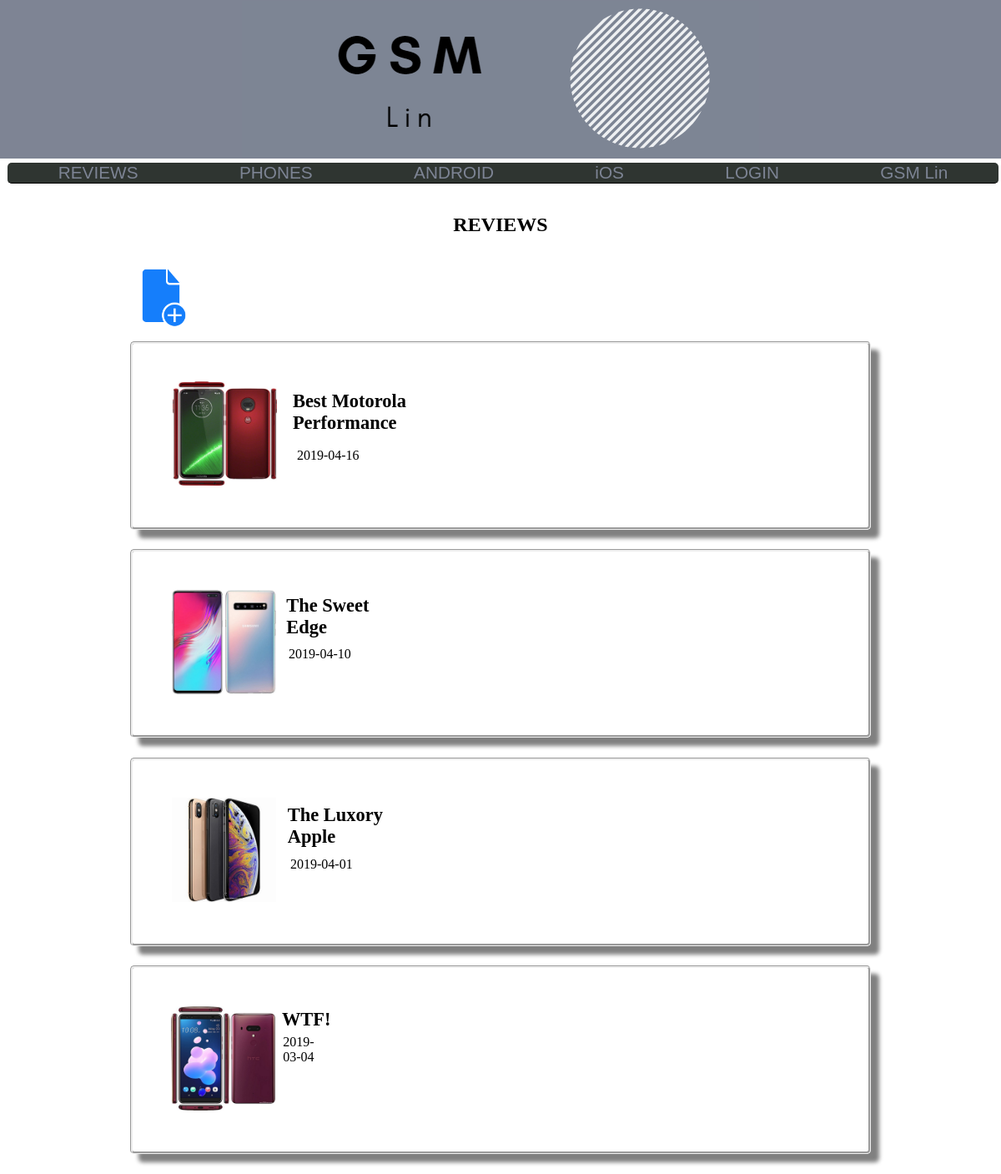
The page /Public/Views/Index.php on the database its author committed.
### tables this page shows
CREATE TABLE IF NOT EXISTS Reviews (
  Folio INT(11) NOT NULL AUTO_INCREMENT,
  ID_Device INT(11),
  Upload_date DATE NOT NULL,
  Review_name VARCHAR(255) NOT NULL,
  Content TEXT NOT NULL,
  Image VARCHAR(255) NOT NULL,

  PRIMARY KEY (Folio),
  FOREIGN KEY (ID_Device) REFERENCES Devices (ID_Device)
);

### Private/Query_Functions.php (called while the page is built, shortened)
<?php
  function find_all_reviews() {
    global $db;
    $query = "SELECT * FROM Reviews";
    $result=mysqli_query($db,$query);
    return $result;
  }
 ?>

### Private/Functions.php (called while the page is built, shortened)
<?php
  function h($string = "") {
    return htmlspecialchars($string);
  }
 ?>

### Public/Views/Index.php (the view, shortened to what this page needs)
<!DOCTYPE html>
<html lang="en" dir="ltr">
  <head>
    <link rel="stylesheet" href="../../Public/css/Stylesheet.css">
    <?php
      $reviews_set = find_all_reviews();
    ?>
  </head>
  <body>
      <div class="headers">
      </div>
      <nav class="menu-bar">
        <a href="Index.php"> REVIEWS </a>
        <a href="Phones.php"> PHONES </a>
        <a href="Android.php"> ANDROID </a>
        <a href="Ios.php"> iOS </a>
        <a href="Login.php"> LOGIN </a>
        <a href="About.php"> GSM Lin </a>
      </nav>
    <div class="content-reviews">
      <h2>REVIEWS</h2>
      <div class="create-button">
        <a href="CreateReview.php"> <img src="../Images/Create.png" alt=""> </a>
      </div>
      <?php while($review = mysqli_fetch_assoc($reviews_set)) { ?>
        <div class="review">
          <div class="to-show">
            <div class="image">
              <img src="../../Public/Images/Phones/<?php echo h($review['Image']); ?>" alt="">
            </div>
            <div class="info-review">
              <div class="title">
                  <h3><?php echo h($review['Review_name']); ?></h3>
              </div>
              <p><?php echo h($review['Upload_date']); ?></p>
            </div>
          </div>
        </div>
      <?php } ?>
    </div>
  </body>
</html>

### Public/CSS/Stylesheet.css (style rules this page uses)
* { padding: 0; margin: 0; }
* p { margin: 10px; }
body { display: flex; flex-direction: column; align-items: center; background-color: #fff; }
.headers { display: flex; justify-content: center; align-items: center; width: 100%; height: 190px; background: #7E8494 url('../Images/Logo2.png'); background-repeat: no-repeat; background-position: center; }
.menu-bar { display: flex; flex-direction: row; justify-content: space-around; align-items: center; margin-top: 5px; margin-left: 0.5%; width: 99%; height: auto; border-bottom: 1px solid #000; border-radius: 5px; background-color: #2F3531; }
.menu-bar a { text-decoration: none; color: #7D8494; font-family: 'Ubuntu', sans-serif; transition: 500ms ease; font-size: 1.3em; }
.each h3, p { margin: 5%; }
.content-reviews { display: flex; flex-direction: column; align-items: center; width: 98%; margin: 1%; }
.review { display: flex; flex-direction: row; justify-content: flex-start; align-items: center; margin: 1%; margin-top: 1%; width: 75%; height: 220px; border-radius: 5px; border-style: groove; box-shadow: 10px 10px 5px grey; -webkit-transition: all 0.5s ease-out; -moz-transition: all 0.5s ease-out; -o-transition: all 0.5s ease-out; transition: all 0.5s ease-out; }
.to-show { display: flex; flex-direction: row; margin: 5%; }
.image { margin:1%; }
.title { margin: 1%; }
.info-review { margin: 2%; }
.image img { width: 125px; }
.create-button { display: flex; justify-content: flex-start; width: 75%; margin: 1%; margin-bottom: 0%; }
.create-button img { width: 75px; -webkit-transition: all 0.5s ease-out; -moz-transition: all 0.5s ease-out; -o-transition: all 0.5s ease-out; transition: all 0.5s ease-out; }
.title { display: flex; flex-direction: row; justify-content: flex-start; width: 98%; font-size: 1.2em; }
.view-device h1, h2, h3 { margin: 2%; }

### rows shown on the page
reviews: Image (picture), Review_name "Best Motorola Performance", Upload_date "2019-04-16"
reviews: Image (picture), Review_name "The Sweet Edge", Upload_date "2019-04-10"
reviews: Image (picture), Review_name "The Luxory Apple", Upload_date "2019-04-01"
reviews: Image (picture), Review_name "WTF!", Upload_date "2019-03-04"
